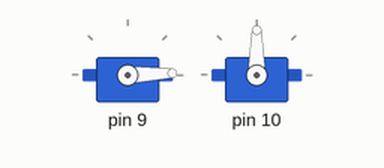
Recording of a sketch running on a simulated Arduino Uno, built with avr-gcc and run on an emulated ATmega328P. Shown: 2 × servo. What the sketch prints to the serial monitor is not drawn.

Above: at 3.05 s.
At 5.4 s:
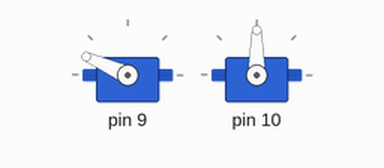
At 7.8 s:
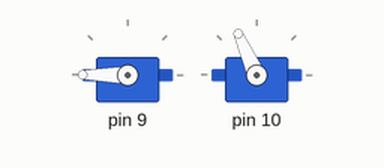
At 12.55 s:
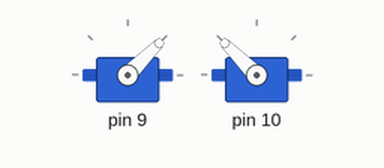
Timing chart, 0 to 15.4 s (numbered marks = the images above):
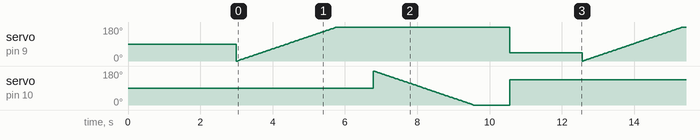

The sketch:

MoreServo.ino
```cpp
#include "Servo328.h"   // 使用我们封装的类

Servo328 servo1(9);   // 舵机 1 接 D9（Timer1，最稳）
Servo328 servo2(10);  // 舵机 2 接 D10（Timer1，最稳）

void setup()
{
  Serial.begin(115200);   // 与串口监视器波特率对应
  delay(1000);
  Serial.println(F("初始化舵机..."));

  servo1.setup();  // 分别初始化
  servo2.setup();
  delay(2000);     // 等待舵机到达中位
}

void loop()
{
  // 舵机 1：0° → 180° 平滑转动
  for (int angle = 0; angle <= 180; angle++) {
    servo1.setAngle(angle);
    Serial.print(F("舵机1: 角度="));
    Serial.println(angle);
    delay(15);   // 15 ms ≈ 66 Hz，视觉连贯
  }
  delay(1000);

  // 舵机 2：180° → 0° 平滑转动
  for (int angle = 180; angle >= 0; angle--) {
    servo2.setAngle(angle);
    Serial.print(F("舵机2: 角度="));
    Serial.println(angle);
    delay(15);
  }
  delay(1000);

  // 两个舵机同时转到指定位置
  Serial.println(F("两个舵机同时转动..."));
  servo1.setAngle(45);
  servo2.setAngle(135);
  delay(2000);
}
```

Servo328.cpp
```cpp
#include "Servo328.h"

// 构造函数：仅保存参数，还未 attach
Servo328::Servo328(uint8_t pin, int minAngle, int maxAngle)
  : _pin(pin),
    _minAngle(minAngle),
    _maxAngle(maxAngle),
    _currentAngle((minAngle + maxAngle) / 2) {}   // 默认中位

// 初始化：真正把定时器通道绑定到引脚
void Servo328::setup()
{
  _servo.attach(_pin);          // 官方库默认 544~2400 µs
  _servo.write(_currentAngle);  // 上电后先转到中位
}

// 设定角度，带安全裁剪
void Servo328::setAngle(int angle)
{
  if (angle < _minAngle) angle = _minAngle;
  if (angle > _maxAngle) angle = _maxAngle;

  _servo.write(angle);  // 官方库角度转脉冲
  _currentAngle = angle;
}

// 返回最近一次 setAngle 的值（官方库并不提供）
int Servo328::getAngle() const
{
  return _currentAngle;
}
```

Servo328.h
```cpp
#ifndef _SERVO328_H          // 防止头文件被重复包含
#define _SERVO328_H

#include <Arduino.h>
#include <Servo.h>          // 引入官方 AVR Servo 库

/**
 * @class Servo328
 * @brief 为 ATmega328P 平台封装的舵机控制类
 *        内部调用官方 Servo 库，对外提供简洁接口
 */
class Servo328
{
public:
  /**
   * @brief 构造函数
   * @param pin       舵机信号线连接的引脚（推荐 9/10）
   * @param minAngle  可设置的最小角度，默认 0°
   * @param maxAngle  可设置的最大角度，默认 180°
   */
  Servo328(uint8_t pin, int minAngle = 0, int maxAngle = 180);

  /**
   * @brief 初始化舵机，执行 attach
   */
  void setup();

  /**
   * @brief 设置舵机角度
   * @param angle 目标角度，会被裁剪到 [minAngle, maxAngle]
   */
  void setAngle(int angle);

  /**
   * @return 当前缓存的角度值
   */
  int getAngle() const;

private:
  uint8_t _pin;         // 信号引脚
  int _minAngle;        // 软件角度下限
  int _maxAngle;        // 软件角度上限
  int _currentAngle;    // 最近一次写入的角度

  ::Servo _servo;       // 官方库实例，前面加 :: 避免名字冲突
};

#endif
```
